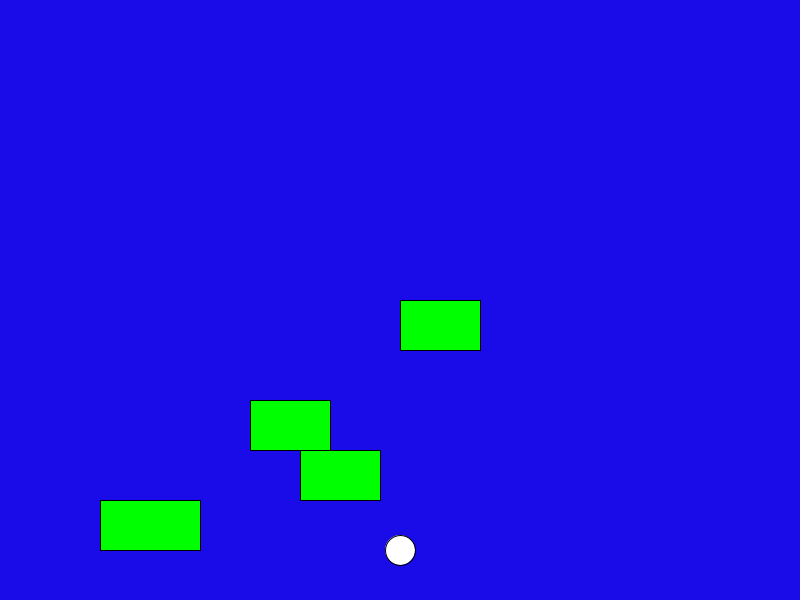
Frame 1 (no input)
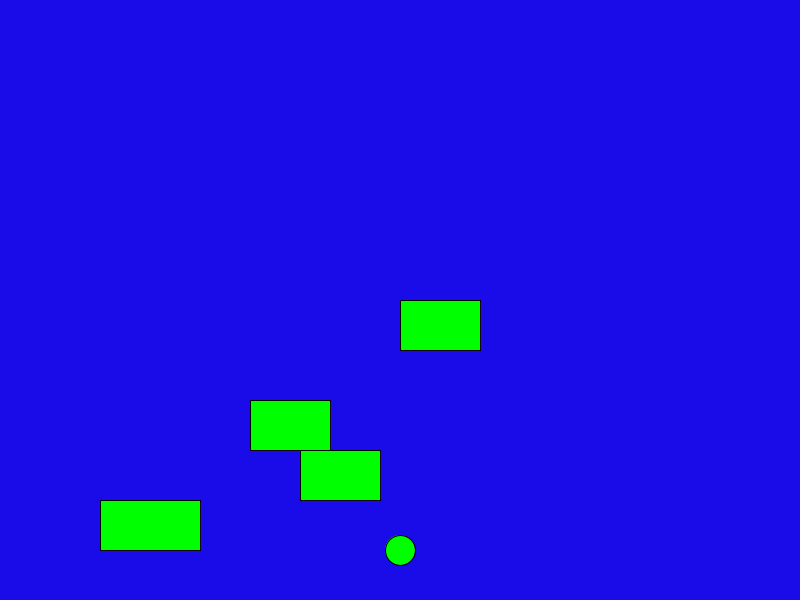
Frame 60 (the mouse pressed at the canvas centre just before this capture)
Frame 120 (the mouse held since frame 60 and released just before this capture): identical to frame 60, image omitted

The Processing sketch that drew these frames (run headless with seeded random() and noise(); from frame 60 on, the mouse is pressed at the canvas centre):

// Processing sketch: Frogger
// ── Frogger.pde
int frogX = 400;
int frogY = 550;

class Car {
  int x;
  int y;
  int size;
  int speed;

  Car(int x, int y, int size, int speed) {
    this.x = x;
    this.y = y;
    this.size = size;
    this.speed = speed;
  }

  void display(){
    fill(0, 255, 0);
    rect(x, y, size, 50);
  }
}

Car toyota = new Car(400, 300, 80, 5);
Car ford = new Car(100, 500, 100, 3);
Car porsche = new Car(300,450,80,5); 
Car lambo = new Car(250,400,80,5);
void setup() {
  size(800, 600);
}

void draw() {

  background(#190CE8);
  ellipse(frogX, frogY, 30, 30);
  fill(#26982D);
  
  toyota.display();
  ford.display();
  porsche.display();
  lambo.display();
}

void keyPressed() {
  if (key == CODED) {
    if (keyCode == UP)
    {
      frogY = frogY - 10;
      if (frogY < 0) {
        frogY = 0;
      }


      //Frog Y position goes up
    } else if (keyCode == DOWN)
    {
      //Frog Y position goes down
      frogY = frogY + 10;
      if (frogY > height) {
        frogY = height;
      }
    } else if (keyCode == RIGHT)
    {
      //Frog X position goes right
      frogX = frogX + 10;
      if  (frogX > width) {
        frogX = width;
      }
    } else if (keyCode == LEFT)
    {
      //Frog X position goes left
      frogX = frogX - 10;
      if (frogX < 0) {
        frogX = 0;
      }
    }
  }
}
